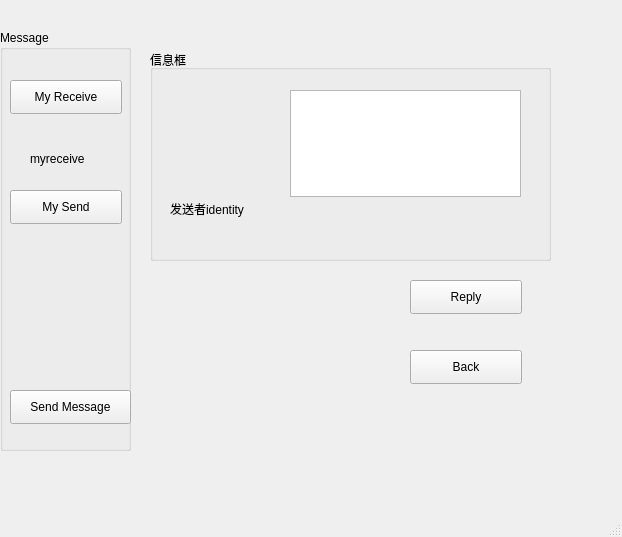
<?xml version="1.0" encoding="UTF-8"?>
<ui version="4.0">
 <class>MessageWindow</class>
 <widget class="QMainWindow" name="MessageWindow">
  <property name="geometry">
   <rect>
    <x>0</x>
    <y>0</y>
    <width>622</width>
    <height>537</height>
   </rect>
  </property>
  <property name="windowTitle">
   <string>MainWindow</string>
  </property>
  <widget class="QWidget" name="centralwidget">
   <widget class="QStackedWidget" name="messagestacked">
    <property name="geometry">
     <rect>
      <x>120</x>
      <y>20</y>
      <width>491</width>
      <height>441</height>
     </rect>
    </property>
    <property name="currentIndex">
     <number>1</number>
    </property>
    <widget class="QWidget" name="myreceivemessage">
     <widget class="QScrollArea" name="scrollArea">
      <property name="geometry">
       <rect>
        <x>20</x>
        <y>30</y>
        <width>461</width>
        <height>401</height>
       </rect>
      </property>
      <property name="widgetResizable">
       <bool>true</bool>
      </property>
      <widget class="QWidget" name="scrollAreaWidgetContents">
       <property name="geometry">
        <rect>
         <x>0</x>
         <y>0</y>
         <width>459</width>
         <height>399</height>
        </rect>
       </property>
       <widget class="QTableView" name="myreceive_tableview">
        <property name="geometry">
         <rect>
          <x>10</x>
          <y>11</y>
          <width>441</width>
          <height>371</height>
         </rect>
        </property>
       </widget>
      </widget>
     </widget>
    </widget>
    <widget class="QWidget" name="checkpage">
     <widget class="QGroupBox" name="groupBox">
      <property name="geometry">
       <rect>
        <x>30</x>
        <y>30</y>
        <width>401</width>
        <height>211</height>
       </rect>
      </property>
      <property name="title">
       <string>信息框</string>
      </property>
      <widget class="QLabel" name="senderpixlabel">
       <property name="geometry">
        <rect>
         <x>20</x>
         <y>30</y>
         <width>91</width>
         <height>101</height>
        </rect>
       </property>
       <property name="text">
        <string/>
       </property>
      </widget>
      <widget class="QLabel" name="senderidentitylabel">
       <property name="geometry">
        <rect>
         <x>20</x>
         <y>150</y>
         <width>91</width>
         <height>18</height>
        </rect>
       </property>
       <property name="text">
        <string>发送者identity</string>
       </property>
      </widget>
      <widget class="QTextEdit" name="message">
       <property name="geometry">
        <rect>
         <x>140</x>
         <y>40</y>
         <width>231</width>
         <height>107</height>
        </rect>
       </property>
      </widget>
     </widget>
     <widget class="QPushButton" name="replyButton">
      <property name="geometry">
       <rect>
        <x>290</x>
        <y>260</y>
        <width>112</width>
        <height>34</height>
       </rect>
      </property>
      <property name="text">
       <string>Reply</string>
      </property>
     </widget>
     <widget class="QPushButton" name="backbutton">
      <property name="geometry">
       <rect>
        <x>290</x>
        <y>330</y>
        <width>112</width>
        <height>34</height>
       </rect>
      </property>
      <property name="text">
       <string>Back</string>
      </property>
     </widget>
    </widget>
    <widget class="QWidget" name="mysendmessage">
     <widget class="QScrollArea" name="scrollArea_2">
      <property name="geometry">
       <rect>
        <x>20</x>
        <y>30</y>
        <width>461</width>
        <height>401</height>
       </rect>
      </property>
      <property name="widgetResizable">
       <bool>true</bool>
      </property>
      <widget class="QWidget" name="scrollAreaWidgetContents_3">
       <property name="geometry">
        <rect>
         <x>0</x>
         <y>0</y>
         <width>459</width>
         <height>399</height>
        </rect>
       </property>
       <widget class="QTableView" name="mysend_tableview">
        <property name="geometry">
         <rect>
          <x>10</x>
          <y>11</y>
          <width>441</width>
          <height>371</height>
         </rect>
        </property>
       </widget>
      </widget>
     </widget>
    </widget>
    <widget class="QWidget" name="sendmespage">
     <widget class="QGroupBox" name="groupBox_3">
      <property name="geometry">
       <rect>
        <x>30</x>
        <y>50</y>
        <width>401</width>
        <height>381</height>
       </rect>
      </property>
      <property name="title">
       <string>信息框</string>
      </property>
      <widget class="QTextEdit" name="sendmessage">
       <property name="geometry">
        <rect>
         <x>20</x>
         <y>100</y>
         <width>361</width>
         <height>107</height>
        </rect>
       </property>
       <property name="html">
        <string>&lt;!DOCTYPE HTML PUBLIC &quot;-//W3C//DTD HTML 4.0//EN&quot; &quot;http://www.w3.org/TR/REC-html40/strict.dtd&quot;&gt;
&lt;html&gt;&lt;head&gt;&lt;meta name=&quot;qrichtext&quot; content=&quot;1&quot; /&gt;&lt;style type=&quot;text/css&quot;&gt;
p, li { white-space: pre-wrap; }
&lt;/style&gt;&lt;/head&gt;&lt;body style=&quot; font-family:'SimSun'; font-size:9pt; font-weight:400; font-style:normal;&quot;&gt;
&lt;p style=&quot; margin-top:0px; margin-bottom:0px; margin-left:0px; margin-right:0px; -qt-block-indent:0; text-indent:0px;&quot;&gt;Your Message...&lt;/p&gt;
&lt;p style=&quot;-qt-paragraph-type:empty; margin-top:0px; margin-bottom:0px; margin-left:0px; margin-right:0px; -qt-block-indent:0; text-indent:0px;&quot;&gt;&lt;br /&gt;&lt;/p&gt;&lt;/body&gt;&lt;/html&gt;</string>
       </property>
      </widget>
      <widget class="QPushButton" name="sendButton">
       <property name="geometry">
        <rect>
         <x>260</x>
         <y>320</y>
         <width>112</width>
         <height>34</height>
        </rect>
       </property>
       <property name="text">
        <string>send</string>
       </property>
      </widget>
      <widget class="QWidget" name="layoutWidget">
       <property name="geometry">
        <rect>
         <x>20</x>
         <y>50</y>
         <width>285</width>
         <height>27</height>
        </rect>
       </property>
       <layout class="QHBoxLayout" name="horizontalLayout_2">
        <item>
         <widget class="QLabel" name="receiverlabel">
          <property name="text">
           <string>Receiver:</string>
          </property>
         </widget>
        </item>
        <item>
         <widget class="QLineEdit" name="receiveredit"/>
        </item>
       </layout>
      </widget>
     </widget>
    </widget>
   </widget>
   <widget class="QGroupBox" name="groupBox_2">
    <property name="geometry">
     <rect>
      <x>0</x>
      <y>30</y>
      <width>131</width>
      <height>421</height>
     </rect>
    </property>
    <property name="title">
     <string>Message</string>
    </property>
    <widget class="QPushButton" name="mysendbutton">
     <property name="geometry">
      <rect>
       <x>10</x>
       <y>160</y>
       <width>112</width>
       <height>34</height>
      </rect>
     </property>
     <property name="text">
      <string>My Send</string>
     </property>
    </widget>
    <widget class="QPushButton" name="myreceivebutton">
     <property name="geometry">
      <rect>
       <x>10</x>
       <y>50</y>
       <width>112</width>
       <height>34</height>
      </rect>
     </property>
     <property name="text">
      <string>My Receive</string>
     </property>
    </widget>
    <widget class="QPushButton" name="sendmessageButton">
     <property name="geometry">
      <rect>
       <x>10</x>
       <y>360</y>
       <width>121</width>
       <height>34</height>
      </rect>
     </property>
     <property name="text">
      <string>Send Message</string>
     </property>
    </widget>
    <widget class="QLabel" name="myreceivelabel">
     <property name="geometry">
      <rect>
       <x>30</x>
       <y>120</y>
       <width>81</width>
       <height>18</height>
      </rect>
     </property>
     <property name="text">
      <string>myreceive</string>
     </property>
    </widget>
   </widget>
  </widget>
  <widget class="QMenuBar" name="menubar">
   <property name="geometry">
    <rect>
     <x>0</x>
     <y>0</y>
     <width>622</width>
     <height>30</height>
    </rect>
   </property>
  </widget>
  <widget class="QStatusBar" name="statusbar"/>
 </widget>
 <resources/>
 <connections/>
</ui>
